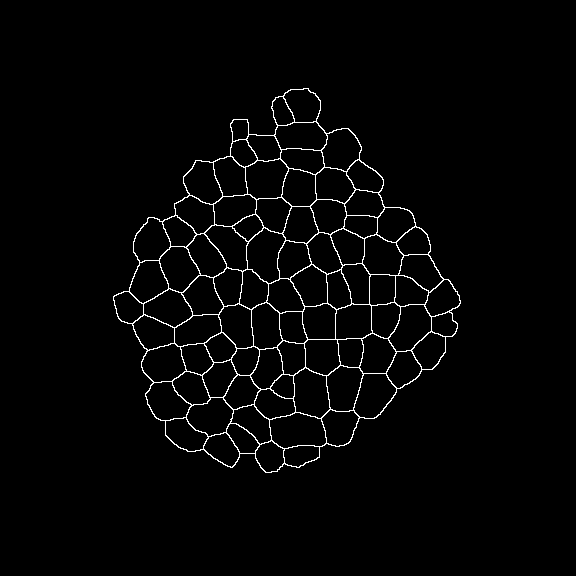
#> input picture Deep_Local_Patch_Matching_Network/test/crop_images/segementation1/000001.bmp, 576 x 576 px
$ python -i Matching_performance_test_on_cell_images.py   (imports and definitions only)   (older library calls are emulated)
#> lines starting #> are read from the running program, lines starting #| are printed output that depends on the picture; after the words box and inside, x2 and y2 are one past the last pixel; in counts of white or black regions, pixels touching at a corner belong together
### Deep_Local_Patch_Matching_Network/test/model.py
from keras.models import Model
from keras.layers import Input,concatenate,Dense,Flatten,Dropout,GlobalAveragePooling2D,Add,MaxPooling2D
from keras.layers.core import Activation
from keras.layers.convolutional import Convolution2D, UpSampling2D
from keras.layers.normalization import BatchNormalization
from keras.layers.advanced_activations import LeakyReLU

IMAGE_W = 128
IMAGE_H = 128
#jwb
IMAGE_C = 2

# [21 lines left out: functions DailtConvBlock, ConvBlock, ConvBlockDownSample, not called in this run]


def CellTracingNet(
        input_shape=(IMAGE_W,IMAGE_H,IMAGE_C),
        output_mode="sigmoid"):
    filter_num = 8
    wei_init = 'he_normal'
    act = LeakyReLU
    # encoder
    inputs = Input(shape=input_shape)
    # inputs1
    c0_0 = ConvBlock(inputs, filter_num, wei_init=wei_init, activation=act, name='ConvBlock0_0')
    p0_0 = ConvBlockDownSample(c0_0, filter_num, wei_init=wei_init, activation=act, name='ConvBlockDownSample0')

    c1_1 = ConvBlock(p0_0, filter_num,wei_init=wei_init, activation=act,name='ConvBlock1_1')
    p1_1 = ConvBlockDownSample(c1_1, filter_num,wei_init=wei_init, activation=act,name='ConvBlockDownSample1')

    c2_1 = ConvBlock(p1_1, filter_num,wei_init=wei_init, activation=act,name='ConvBlock2_1')
    p2_1 = ConvBlockDownSample(c2_1, filter_num,wei_init=wei_init, activation=act,name='ConvBlockDownSample2')
    c2_1 = ConvBlock(p2_1, filter_num, wei_init=wei_init, activation=act, name='ConvBlock2_1')
    p2_1 = ConvBlockDownSample(c2_1, filter_num, wei_init=wei_init, activation=act, name='ConvBlockDownSample2')


    # p2_1 = DailtConvBlock(p2_1, filter_num, wei_init=wei_init, activation=act, Dailt_rate=2, name='DailtConvBlock2_1')
    p2_1 = DailtConvBlock(p2_1, filter_num, wei_init=wei_init, activation=act, Dailt_rate=3, name='DailtConvBlock2_2')
    p2_1 = DailtConvBlock(p2_1, filter_num, wei_init=wei_init, activation=act, Dailt_rate=5, name='DailtConvBlock2_3')

    # c3_1 = ConvBlock(p2_1, filter_num, wei_init=wei_init, activation=act, name='ConvBlock3_1')
    # p3_1 = ConvBlockDownSample(c3_1, filter_num, wei_init=wei_init, activation=act, name='ConvBlockDownSample3')

    fc1 = GlobalAveragePooling2D()(p2_1)
    fc2 = Dense(8, activation=None)(fc1)
    fc2 = Activation("relu")(fc2)
    fc3 = Dense(1, activation=None)(fc2)
    outputs = Activation(output_mode)(fc3)
    print("Build decoder done..")
    model = Model(inputs=inputs, outputs=outputs, name="CellTracingNet")
    # print(model.summary())

    return model


# model = CellTracingNet()

### Deep_Local_Patch_Matching_Network/test/Matching_performance_test_on_cell_images.py
# 128*128 细胞两两匹配 相同细胞相同的标号 用km算法进行最优匹配，进行排序，权重最大为第一对匹配细胞
#模型：model.py
#
import os
os.environ['CUDA_VISIBLE_DEVICES'] = '/gpu:0'

from test.model import CellTracingNet
import numpy as np
from scipy import ndimage
import cv2
from tqdm import tqdm
import os
from test.km_matcher import KMMatcher

IMAGE_W = 96
IMAGE_H = 96
resize_W = 96
resize_H = 96

IMAGE_C = 2

# Load a model
# [1 line that did not run here, left out]
model_path = '../train/checkpoint-dir/weights-125-0.004-0.951.hdf5'#加载训练好的参数
# Load a mode
# [1 line not run here, left out]

#11细胞块、坐标文件
DATA_PATH = './crop_images/'


# Get and resize train images and masks，对测试集图片进行处理 加粗线条
def load_image(filename):
#> called with filename = 'crop_images/segementation1/000001.bmp'
    img = cv2.imread(filename)
#> img is the input picture: shape (576, 576, 3); min 0, max 255, mean 5.4
    img = cv2.cvtColor(img, cv2.COLOR_BGR2GRAY)
#> img: shape (576, 576)
    # img = cv2.resize(img, (resize_H,resize_W))
    # 因为分割图像素太少，人为膨胀一次加粗线条
    kernel = cv2.getStructuringElement(cv2.MORPH_RECT, (2, 2))
    img = cv2.dilate(img, kernel)
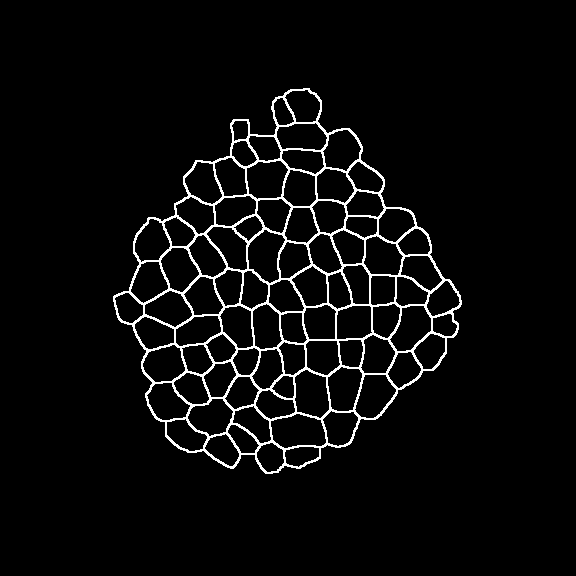
#> img: shape (576, 576); min 0, max 255, mean 10.8
    img = cv2.resize(img, (resize_W, resize_H))
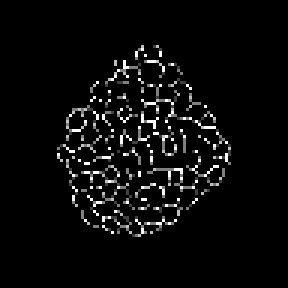
#> img: shape (96, 96) (shown 3 times larger); min 0, max 255, mean 10.8

    img = img.astype(np.float32) / 255.0
    img[img > 0.15] = 1
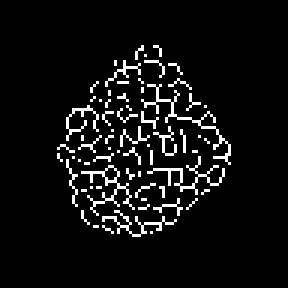
#> img: shape (96, 96) float32 (shown 3 times larger); values 0 (black) and 1 (white), 6.3% white in thin lines or dots, all inside (x1, y1, x2, y2) = (19, 15, 77, 79)
    img[img < 0.15] = 0
    img = img.astype(np.bool)
    y_image = np.zeros((128, 128), dtype=np.bool)
    y_image[16:112, 16:112] = img
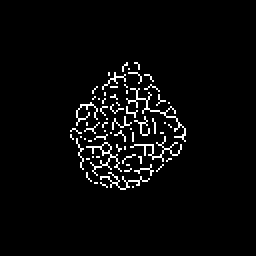
#> y_image: shape (128, 128) bool (shown 2 times larger); 3.6% white in thin lines or dots, all inside (x1, y1, x2, y2) = (35, 31, 93, 95)
    return y_image  #返回图片

#加载细胞块图
# [71 lines left out: functions load_test_data, read_txt_coordinate, cell_num_txt1, cell_num_txt2, not called in this run]

# 加载模型
import keras
# [1 line that did not run here, left out]
# [2 lines not run here, left out]

#读取所有细胞大图
TEST_SRC1 = DATA_PATH + 'segementation1/'
TEST_SRC2 = DATA_PATH + 'segementation2/'
# 测试图片
image_ids = next(os.walk(TEST_SRC1))[2]

number = []
# [2 lines not run here, left out]
match_number=0

# [229 lines not run here, left out]

>>> result = load_image('crop_images/segementation1/000001.bmp')
